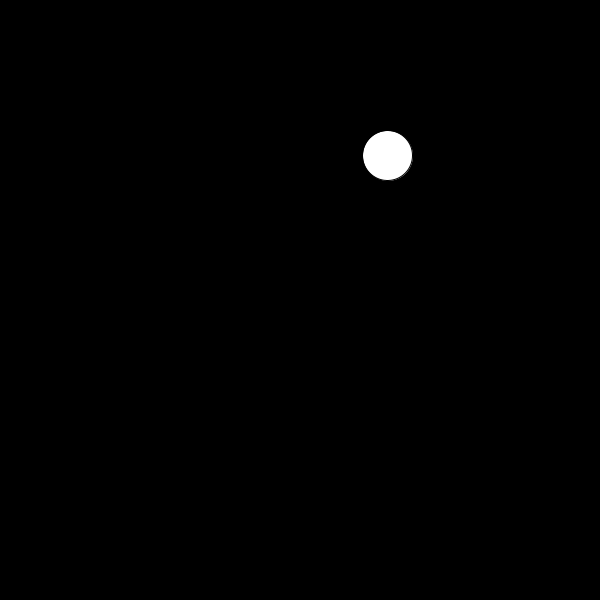
Frame 1 (no input)
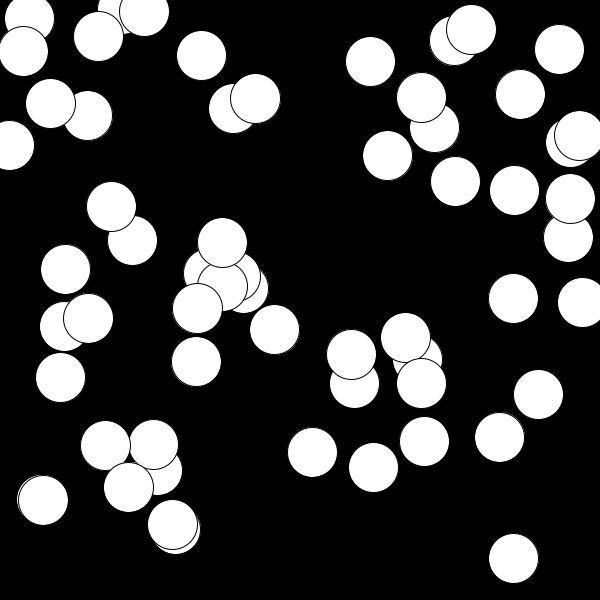
Frame 60 (the mouse pressed at the canvas centre just before this capture)
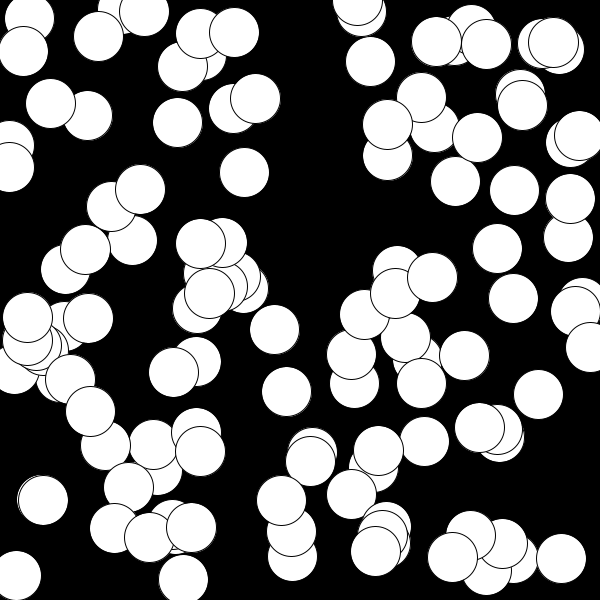
Frame 120 (the mouse held since frame 60 and released just before this capture)

The Processing sketch that drew these frames (run headless with seeded random() and noise(); from frame 60 on, the mouse is pressed at the canvas centre):

// Processing sketch: p02_demo2
// ── p02_demo2.pde
void setup()
{
  size(600, 600);
  smooth();
  background(0);
}


void draw()
{
   ellipse(random(width), random(height), 50, 50);
}
